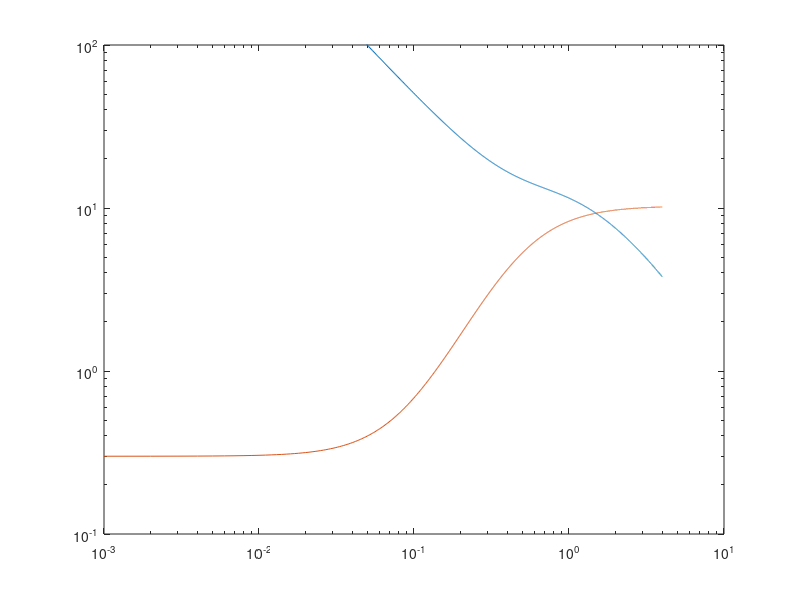

Here is the MATLAB script that generated this plot: (Note: this script raises an error after producing the figure.)
%{ 
    This code determines the eigenvalues at the fixed points of the SynEx strain (simple model).
%}

global a_k a_m b_k b_m rho mu h p   

a_k = 5;
a_m = 0.3;
b_k = 15;
b_m = 10;
rho = 0.5;
mu = 1;
h = 2;
p = 2;

%SynEx
%y1 = a_k + b_k*x(1)^h/(1+x(1)^h) - x(1)*(1+mu*x(2));
%y2 = a_m + b_m*x(1)^p/(rho^p+x(1)^p) - x(2);

grid=0:.001:4;
S1=zeros(1,numel(grid));
S2=zeros(1,numel(grid));
for j=1:numel(grid)
    
   
  S1(j)=1/mu * ((a_k+b_k*grid(j)^h/(1+grid(j)^h))/grid(j)-1);
  S2(j)= a_m + b_m*grid(j)^p/(rho^p+grid(j)^p);
end
    
loglog(grid,S1,grid,S2);
axis([10e-4 10e0 10e-2 10e1]);
%plot((grid),S1,(grid),S2,a,b);

[X0,Y0] = intersections(grid,S1,grid,S2,0);
numintersects = numel(X0);

syms x1 x2
F_SynEx_simple = a_k + b_k*x1^h/(1+x1^h) - x1*(1+mu*x2);
G_SynEx_simple = a_m + b_m*x1^p/(rho^p+x1^p) - x2;

jakF_SynEx_simple = jacobian(F_SynEx_simple);
jakG_SynEx_simple = jacobian(G_SynEx_simple);
jak_SynEx_simple = [jakF_SynEx_simple(1,1) jakF_SynEx_simple(1,2)
                    jakG_SynEx_simple(1,1) jakG_SynEx_simple(1,2)];
   
                
clear xxx
for i = 1:numel(X0)                 
    x1 = X0(i);
    x2 = Y0(i);

evaljak_SynEx_simple = eval(jak_SynEx_simple);
xxx(1:2,i) = eig(evaljak_SynEx_simple);

end


xxx


